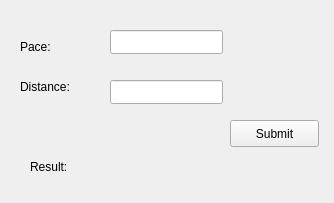
<?xml version="1.0" encoding="UTF-8"?>
<ui version="4.0">
 <class>MainWindow</class>
 <widget class="QMainWindow" name="MainWindow">
  <property name="geometry">
   <rect>
    <x>0</x>
    <y>0</y>
    <width>334</width>
    <height>203</height>
   </rect>
  </property>
  <property name="windowTitle">
   <string>Pace Calculator</string>
  </property>
  <property name="windowIcon">
   <iconset resource="pacecalculator.qrc">
    <normaloff>:/icons/pacecalculator.svg</normaloff>:/icons/pacecalculator.svg</iconset>
  </property>
  <widget class="QWidget" name="centralwidget">
   <widget class="QLabel" name="pacelabel">
    <property name="geometry">
     <rect>
      <x>20</x>
      <y>40</y>
      <width>59</width>
      <height>14</height>
     </rect>
    </property>
    <property name="text">
     <string>Pace:</string>
    </property>
   </widget>
   <widget class="QLabel" name="distancelabel">
    <property name="geometry">
     <rect>
      <x>20</x>
      <y>80</y>
      <width>59</width>
      <height>14</height>
     </rect>
    </property>
    <property name="text">
     <string>Distance:</string>
    </property>
   </widget>
   <widget class="QLineEdit" name="pace">
    <property name="geometry">
     <rect>
      <x>110</x>
      <y>30</y>
      <width>113</width>
      <height>24</height>
     </rect>
    </property>
   </widget>
   <widget class="QLineEdit" name="distance">
    <property name="geometry">
     <rect>
      <x>110</x>
      <y>80</y>
      <width>113</width>
      <height>24</height>
     </rect>
    </property>
   </widget>
   <widget class="QLabel" name="resultlabel">
    <property name="geometry">
     <rect>
      <x>30</x>
      <y>160</y>
      <width>59</width>
      <height>14</height>
     </rect>
    </property>
    <property name="text">
     <string>Result:</string>
    </property>
   </widget>
   <widget class="QLabel" name="result">
    <property name="geometry">
     <rect>
      <x>110</x>
      <y>160</y>
      <width>201</width>
      <height>20</height>
     </rect>
    </property>
    <property name="text">
     <string/>
    </property>
   </widget>
   <widget class="QPushButton" name="submit">
    <property name="geometry">
     <rect>
      <x>230</x>
      <y>120</y>
      <width>89</width>
      <height>27</height>
     </rect>
    </property>
    <property name="text">
     <string>Submit</string>
    </property>
   </widget>
  </widget>
 </widget>
 <resources>
  <include location="pacecalculator.qrc"/>
 </resources>
 <connections/>
</ui>
